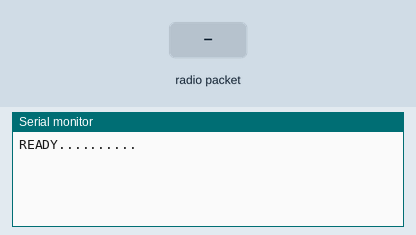
This sketch was run on a simulated Arduino Uno, built with avr-gcc and run on an emulated ATmega328P. Shown: the last lines printed to the serial monitor. The test bench sets the inputs (shaded band). No radio packets arrive unless stated.

Above: at 1.2 s.
1.3 s: radio packet "1" arrives
At 2.4 s:
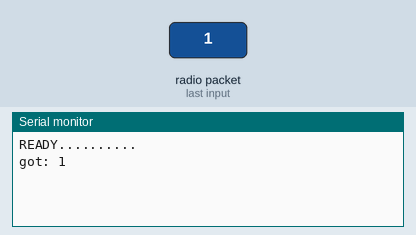
2.8 s: radio packet "0" arrives
At 3.5 s:
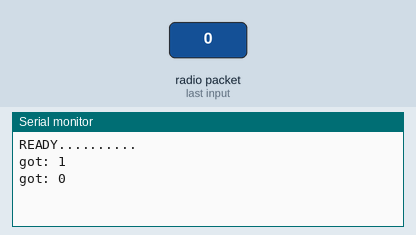
4.3 s: radio packet "2" arrives
At 4.6 s:
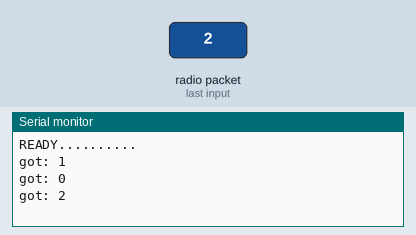

Measured:
- after the input at 1.3 s, the serial monitor: prints a new line at once (image 1)
- after the input at 2.8 s, the serial monitor: prints a new line at once (image 2)
- after the input at 4.3 s, the serial monitor: prints a new line at once (image 3)

The sketch:

reciver.ino
```cpp
#include <VirtualWire.h> // khai báo thư viện VirtualWire

byte msg[VW_MAX_MESSAGE_LEN];// biến lưu dữ liệu nhận được
byte msgLen = VW_MAX_MESSAGE_LEN;

void setup()
{
  Serial.begin(9600);
  Serial.println("READY..........");
  vw_setup(1024); // cài đặt tốc độ truyền tín hiệu
  vw_set_rx_pin(2);// cài đặt chân digital để nhận tín hiệu
  vw_rx_start();// bắt đầu nhận tín hiệu
}

void loop()
{
  if (vw_get_message(msg, &msgLen)) // nếu có tín hiệu được truyền đến
  {
    Serial.print("got: ");
    for (int i = 0; i < msgLen; i++)
    {
      Serial.write(msg[i]);// in ký tự ra màn hình
    }
    Serial.println();
  }
}
```
